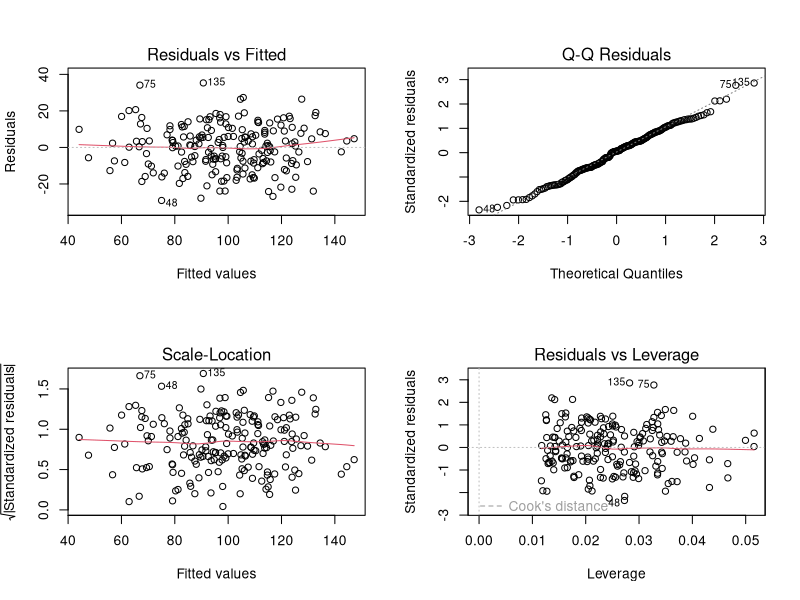
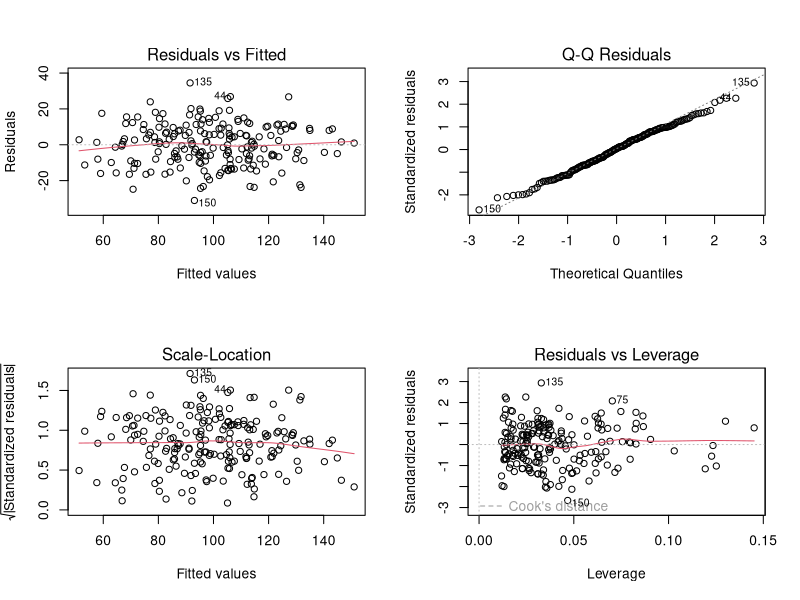
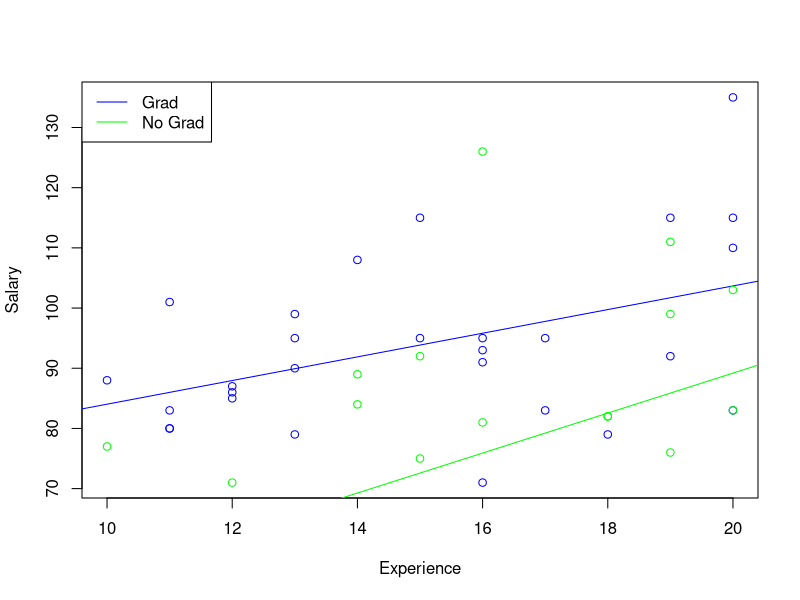
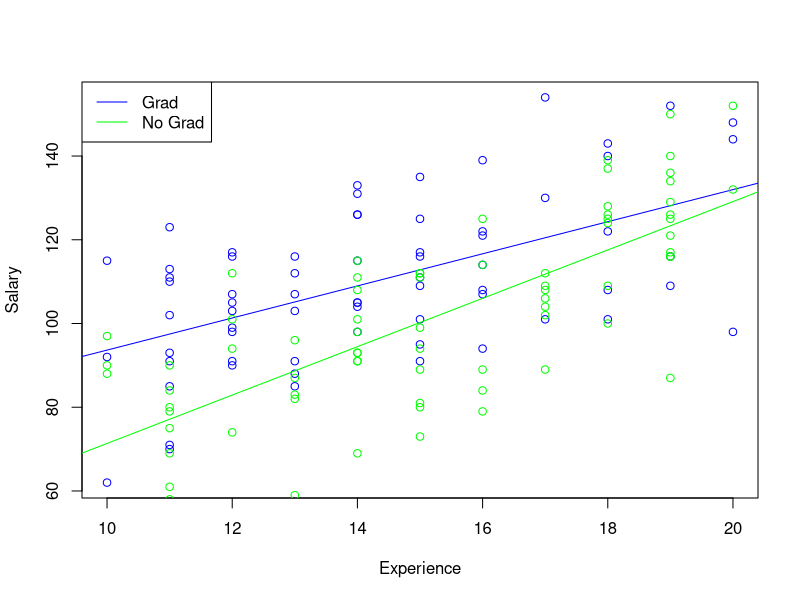

Write the R code that produced these figures, in order. (Note: this script raises an error after producing the figures.)
library(readxl)
library(tidyverse)
myData <- read_excel("DataSets_Week11.xlsx", sheet = "GenderGap")
str(myData)
summary(myData)
myData$Female <- factor(myData$Female)
myData$Grad <- factor(myData$Grad)

### Part 1
#Part 1a
m1 <- lm(Salary ~ Size + Experience + Female + Grad, data = myData)
summary(m1)
par(mfrow=c(2,2))
plot(m1)
#Interpretation of the model
# ......

#Part 1b
m2 <- lm(Salary ~ Size + Experience + Female + Grad 
         + Size*Experience
         + Size*Female
         + Size*Grad 
         + Experience*Female
         + Experience*Grad
         + Female*Grad  
         , data = myData)
summary(m2)

m3 <- lm(Salary ~ Size + Experience + Female + Grad 
         + Size*Experience
         + Size*Grad 
         + Experience*Female
         + Experience*Grad
         + Female*Grad  
         , data = myData)
summary(m3)

m4 <- lm(Salary ~ Size + Experience + Female + Grad 
         + Size*Experience
         + Experience*Female
         + Experience*Grad
         + Female*Grad  
         , data = myData)
summary(m4)

m5 <- lm(Salary ~ Size + Experience + Female + Grad 
         + Size*Experience
         + Experience*Female
         + Experience*Grad
         , data = myData)
summary(m5)

par(mfrow=c(2,2))
plot(m5)

#Interpretation of the model
#....


#Part 1c

# plotting exp vs salary for grad and no grad - for females
dataFG <- myData %>% filter(Female == "1", Grad == "1") %>% arrange(Experience)
dataFNG <- myData %>% filter(Female == "1", Grad == "0") %>% arrange(Experience)

lm1 <- lm(dataFG$Salary~dataFG$Experience)
lm2 <- lm(dataFNG$Salary~dataFNG$Experience)
par(mfrow=c(1,1))
plot(dataFG$Experience, dataFG$Salary, type="p", col="blue", xlab="Experience", ylab="Salary")
abline(lm1, col = "blue")
lines(dataFNG$Experience, dataFNG$Salary,type="p", col="green")
abline(lm2, col = "green")
legend("topleft",c("Grad","No Grad"), lwd=c(1,1), col=c("blue","green"))

# plotting exp vs salary for grad and no grad - for males
dataMG <- myData %>% filter(Female == "0", Grad == "1") %>% arrange(Experience)
dataMNG <- myData %>% filter(Female == "0", Grad == "0") %>% arrange(Experience)

lm3 <- lm(dataMG$Salary~dataMG$Experience)
lm4 <- lm(dataMNG$Salary~dataMNG$Experience)
plot(dataMG$Experience, dataMG$Salary, type="p", col="blue", xlab="Experience", ylab="Salary")
abline(lm3, col = "blue")
lines(dataMNG$Experience, dataMNG$Salary,type="p", col="green")
abline(lm4, col = "green")
legend("topleft",c("Grad","No Grad"), lwd=c(1,1), col=c("blue","green"))

#Part 1d 
# The model with significant interaction terms is the best fitting model 
# with an R2 of ~75%


#Part 2a
set.seed(123) #sets the random seed

# Create an additional column that will be used as a row identifier
myData <- mutate(myData, id=1:nrow(myData)) 

# Define the train and validate proportions and set the seed
t_prop <- 0.8

# Create train set by selecting 80% of myData randomly 
train <- myData %>% slice_sample(n = t_prop*nrow(myData), replace=FALSE)
# or
#train <- slice_sample(myData, n = t_prop*nrow(myData), replace=FALSE)

# Remove the train and validate sets from myData, which will give you the test set
test <- myData %>%
  anti_join(train, by = 'id') 
# or
#test <- anti_join(myData, train, by = 'id') 

# Remove the id column as it is not a part of the original data
train <- select(train, -id)
train <- train[-6]
test <- select(test, -id)
test <- test[-6]
set.seed(seed=NULL) # remove the random seed  


#Part 2b
m1.train <- lm(Salary ~ Size + Experience + Female + Grad, data = train)
summary(m1.train)

#Part 2c
m2.train <- lm(Salary ~ Size + Experience + Female + Grad 
         + Size*Experience
         + Size*Female
         + Size*Grad 
         + Experience*Female
         + Experience*Grad
         + Female*Grad  
         , data = train)
summary(m2.train)

m3.train <- lm(Salary ~ Size + Experience + Female + Grad 
               + Size*Experience
               + Size*Female
               + Size*Grad 
               + Experience*Grad
               + Female*Grad  
               , data = train)
summary(m3.train)

m4.train <- lm(Salary ~ Size + Experience + Female + Grad 
               + Size*Experience
               + Size*Grad 
               + Experience*Grad
               + Female*Grad  
               , data = train)
summary(m4.train)

m5.train <- lm(Salary ~ Size + Experience + Female + Grad 
               + Size*Experience
               + Size*Grad 
               + Experience*Grad
               , data = train)
summary(m5.train)

m6.train <- lm(Salary ~ Size + Experience + Female + Grad 
               + Size*Experience
               + Experience*Grad
               , data = train)
summary(m6.train)

#Part 2d
trainMSE1 <- mean(residuals(m1.train)^2)
trainMSE1
trainMSE6 <- mean(m6.train$residuals^2)
trainMSE6

#Part 2e
pred1 <- predict(m1.train, newdata = test)
error1 <- pred1-test$Salary
testMSE1 <- mean(error1^2)
testMSE1 

pred6 <- predict(m6.train, newdata = test)
error6 <- pred6-test$Salary
testMSE6 <- mean(error6^2)
testMSE6 


